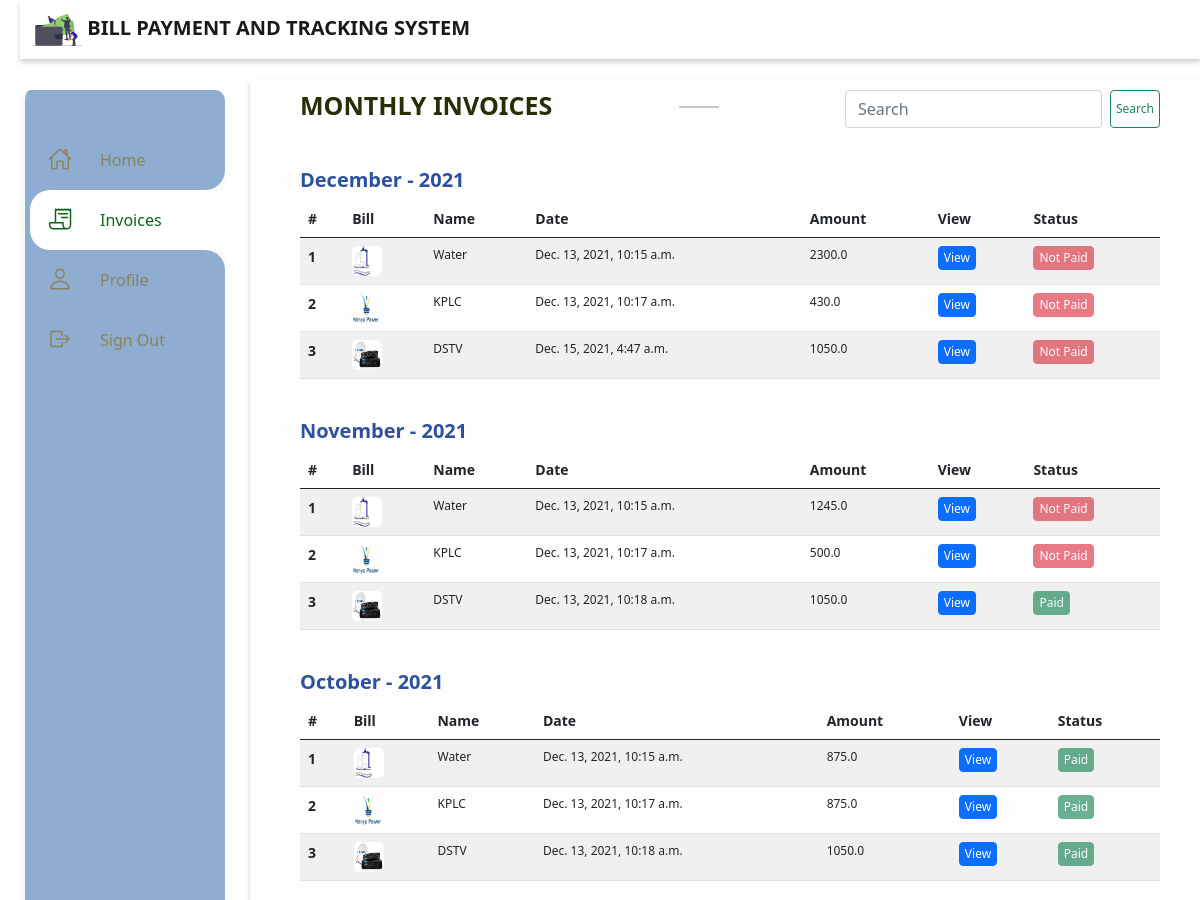
The app's page /invoices/ (signed in, upper part), older data.
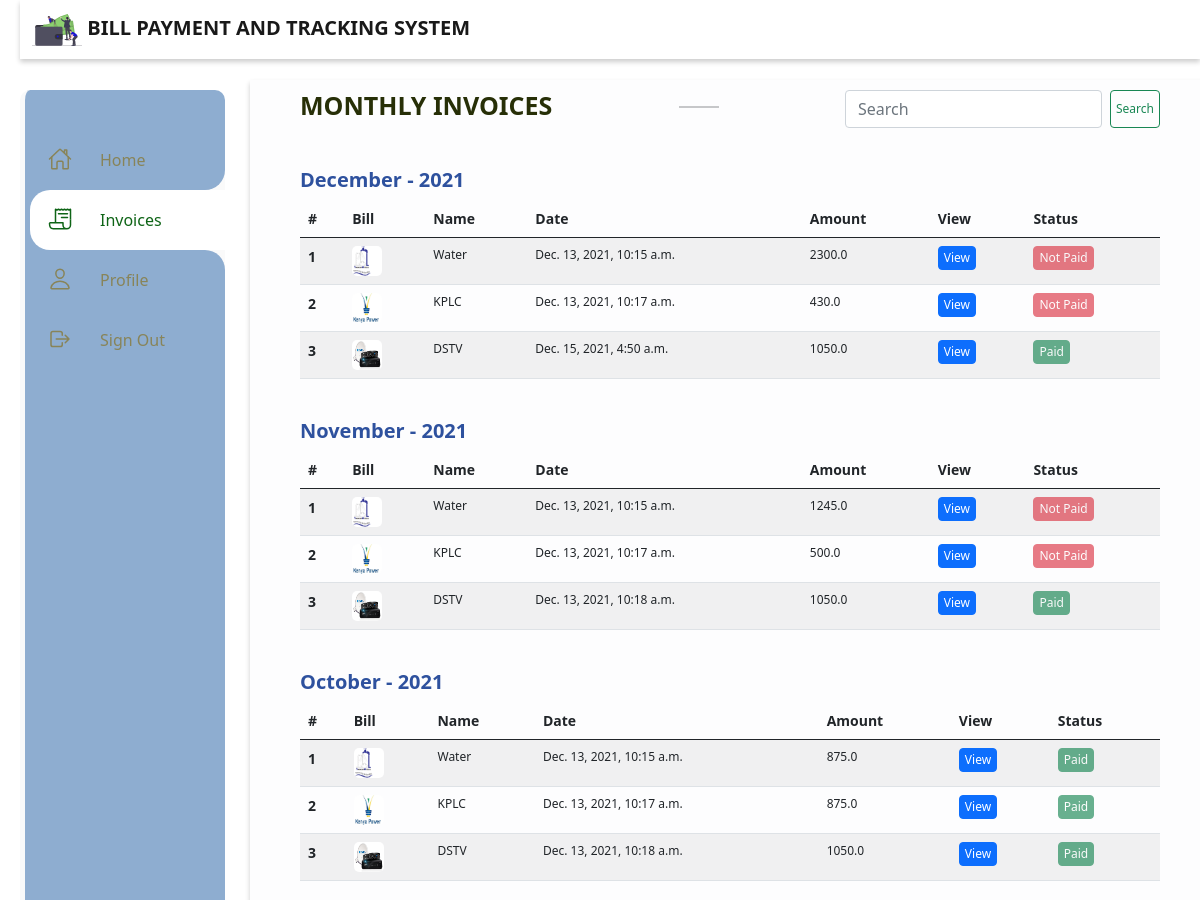
The same page, newer data.
### main/models.py (models this page shows, shortened)
class BaseModel(models.Model):
    created_date = models.DateTimeField(auto_now_add=True)
    modified_date = models.DateTimeField(auto_now=True)
    class Meta:
        abstract = True

class Bill(BaseModel):
	my_subscription 	= models.ForeignKey(MySubscription, on_delete=models.CASCADE)
	for_date			= models.DateField(blank=True, null=True)
	credit 				= models.FloatField()
	debit 				= models.FloatField()
	units 				= models.CharField(max_length=50, default="0.0")

class MySubscription(BaseModel):
	user 			= models.ForeignKey(User, on_delete=models.CASCADE)
	subscription 	= models.ForeignKey(Subscription, on_delete=models.CASCADE)
	account_no 		= models.CharField(max_length=100)

class Subscription(models.Model):
	name 	= models.CharField(max_length=50)
	pic 	= models.ImageField(upload_to="./subscriptions")
	paybill	= models.CharField(max_length=50, null=True)

### main/views.py (the view)
# urls.py: path('invoices/', invoices, name="invoices"),
@login_required
def invoices(request):
	if request.user.is_superuser == True:
		return redirect("admin:index")
	template_name = "invoices.html"
	invoices_list = Bill.objects.filter(my_subscription__user=request.user)
	i = create_months_dict(invoices_list)
	query = request.GET.get("query")
	if query:
		i = list(filter(lambda bill: query.lower() in bill["title"].lower(), i))
	context = {
		"nbar":"invoices",
		"invoices":i,
		"query": query,
	}
	return render(request, template_name, context)

### main/views.py (called while the page is built)
def create_months_dict(bills):
	months = ["January", "February", "March", "April", "May", "June", "July", "August", "September", "October", "November", "December"]
	l = {}
	ls = []
	months.reverse()
	for month in months:
		l[(2021, month)] = {"title": month, "bills":[]}
	for idx, bill in enumerate(bills):
		m = 12 - bill.for_date.month
		month = months[m]
		if bill.credit - bill.debit <= 0:
			l[(2021, month)]["bills"].append({"bill":bill, "paid": True, "no":len(l[(2021, month)]["bills"]) + 1})
		else:
			l[(2021, month)]["bills"].append({"bill":bill, "status":False, "no":len(l[(2021, month)]["bills"]) + 1})
	for key in list(l.keys()):
		ls.append(l[key])
	return ls

### main/templates/invoices.html (shortened to what this page needs)
{% extends "base.html" %}
{% load static %}
{% block content %}
	<div class="" style="margin-bottom: 30px; display: flex; justify-content: space-between;">
		<h3 style="font-size: 25px; color: #272f07">MONTHLY INVOICES</h3>
		<hr style="width: 40px; height: 2px">
		<form class="d-flex" method="get" action="">
			{% if query %}
	        	<input class="form-control me-2" type="search" placeholder="Search" aria-label="Search" name="query" value="{{query}}">
	        {% else %}
	        	<input class="form-control me-2" type="search" placeholder="Search" aria-label="Search" name="query">
	        {% endif %}
	        <button class="btn btn-outline-success" type="submit">Search</button>
	      </form>
	</div>
	{% for invoice in invoices %}
	<div class="third-row">
		<h3>{{invoice.title}} - 2021</h3>
		<table class="table table-striped">
		  <thead>
		    <tr>
		    	<th scope="col">#</th>
		      <th scope="col">Bill</th>
		      <th scope="col">Name</th>
		      <th scope="col">Date</th>
		      <th scope="col">Amount</th>
		      <th scope="col">View</th>
		      <th scope="col">Status</th>
		    </tr>
		  </thead>
		  <tbody>
			{% if invoice.bills %}
			  	{% for bill in invoice.bills %}
			    <tr>
			      <th scope="row">{{bill.no}}</th>
			      <td>
			      	{% if bill.bill.my_subscription.subscription.pic %}
			      		<img src="{{bill.bill.my_subscription.subscription.pic.url}}" alt="bill">
			      	{% endif %}
			      </td>
			      <td>{{bill.bill.my_subscription.subscription.name}}</td>
			      <td>{{bill.bill.modified_date}}</td>
			      <td>{{bill.bill.credit}}</td>
			      <td>
			      	<a href="{% url 'main:invoice' bill.bill.id%}" class="btn btn-primary">View</a>
			      </td>
			      <td>
					{% if bill.paid%}
			      	<button type="button" class="btn btn-success" disabled>Paid</button>
			      	{% else %}
			      	<button type="button" class="btn btn-danger" disabled>Not Paid</button>
			      	{% endif %}
			      </td>
			    </tr>
			    {% endfor %}
			{% endif %}
		  </tbody>
		</table>
	</div>
	{% endfor %}
{% endblock %}

Row changes from the older to the newer data that the page shows:
changed Bill: bill.modified_date "Dec. 15, 2021, 4:47 a.m." → "Dec. 15, 2021, 4:50 a.m."
Text that changed along with them:
list line gone: "Not Paid"
new list line: "Paid"
